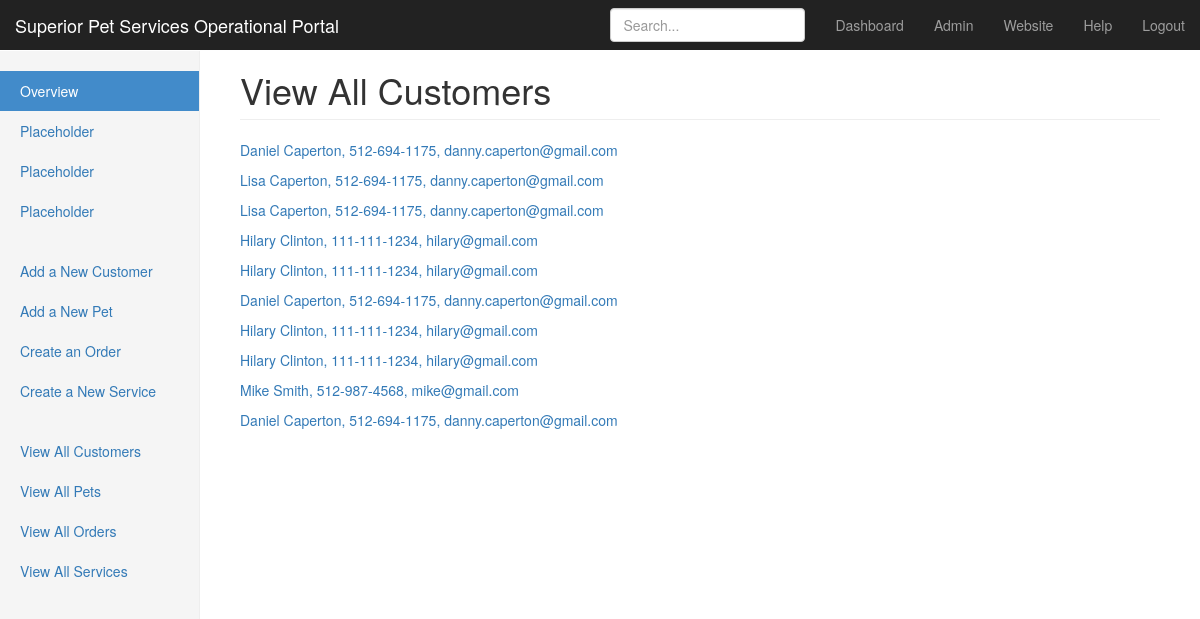
Page /pet_sitting/customer/all/ (signed in) on the committed database.
### pet_sitting/models.py (models this page shows)
class Customer(models.Model):
    signup_date = models.DateTimeField(auto_now_add=True)
    first_name = models.CharField(max_length=200)
    last_name = models.CharField(max_length=200)
    street_address = models.CharField(max_length=200)
    city = models.CharField(max_length=200)
    state = USStateField()
    zip_code = USZipCodeField()
    primary_phone = PhoneNumberField(blank=True, null=True)
    secondary_phone = PhoneNumberField(blank=True, null=True)
    email = models.EmailField(blank=True, null=True)
    vet_name = models.CharField(max_length=200, blank=True, null=True)
    vet_phone = PhoneNumberField(blank=True, null=True)
    emergency_contact_name = models.CharField(max_length=200, blank=True, null=True)
    emergency_contact_phone = PhoneNumberField(blank=True, null=True)
    contract_on_file = models.BooleanField()
    left_rating = models.BooleanField()
    allows_pics = models.BooleanField()
    mileage = models.IntegerField()
    notes = models.TextField(blank=True, null=True)
    def __str__(self):
        return '{} {}, {}, {}'.format(self.first_name, self.last_name, self.primary_phone, self.email)

### pet_sitting/views.py (the view)
@login_required(login_url='/login/')
def get_customers(request):
    return render(request, 'all_ids.html', {'ids': Customer.objects.all(), 'url': 'customer',
                                            'heading': 'View All Customers', })

### pet_sitting/templates/all_ids.html
{% extends "menu_sidebar.html" %}
{% block page_heading %}<h1 class="page-header">{{ heading }}</h1>{% endblock %}
{% block page %}
    <table>
        {% for id in ids %}
        <p>
        <a href="/pet_sitting/{{ url }}/edit/{{ id.id }}/">{{ id }}</a>
        </p>
        {% endfor %}
    </table>
{% endblock %}

### pet_sitting/static/css/dashboard.css (style rules this page uses)
body { padding-top: 50px; }
.main .page-header { margin-top: 0; }

### rows in the picture
Customer: first_name+last_name+primary_phone "Daniel Caperton, 512-694-1175, danny.caperton@gmail.com"
Customer: first_name+last_name+primary_phone "Lisa Caperton, 512-694-1175, danny.caperton@gmail.com"
Customer: first_name+last_name+primary_phone "Lisa Caperton, 512-694-1175, danny.caperton@gmail.com"
Customer: first_name+last_name+primary_phone "Hilary Clinton, 111-111-1234, hilary@gmail.com"
Customer: first_name+last_name+primary_phone "Hilary Clinton, 111-111-1234, hilary@gmail.com"
Customer: first_name+last_name+primary_phone "Daniel Caperton, 512-694-1175, danny.caperton@gmail.com"
Customer: first_name+last_name+primary_phone "Hilary Clinton, 111-111-1234, hilary@gmail.com"
Customer: first_name+last_name+primary_phone "Hilary Clinton, 111-111-1234, hilary@gmail.com"
Customer: first_name+last_name+primary_phone "Mike Smith, 512-987-4568, mike@gmail.com"
Customer: first_name+last_name+primary_phone "Daniel Caperton, 512-694-1175, danny.caperton@gmail.com"

### other values in the picture
{{ heading }} "View All Customers"
